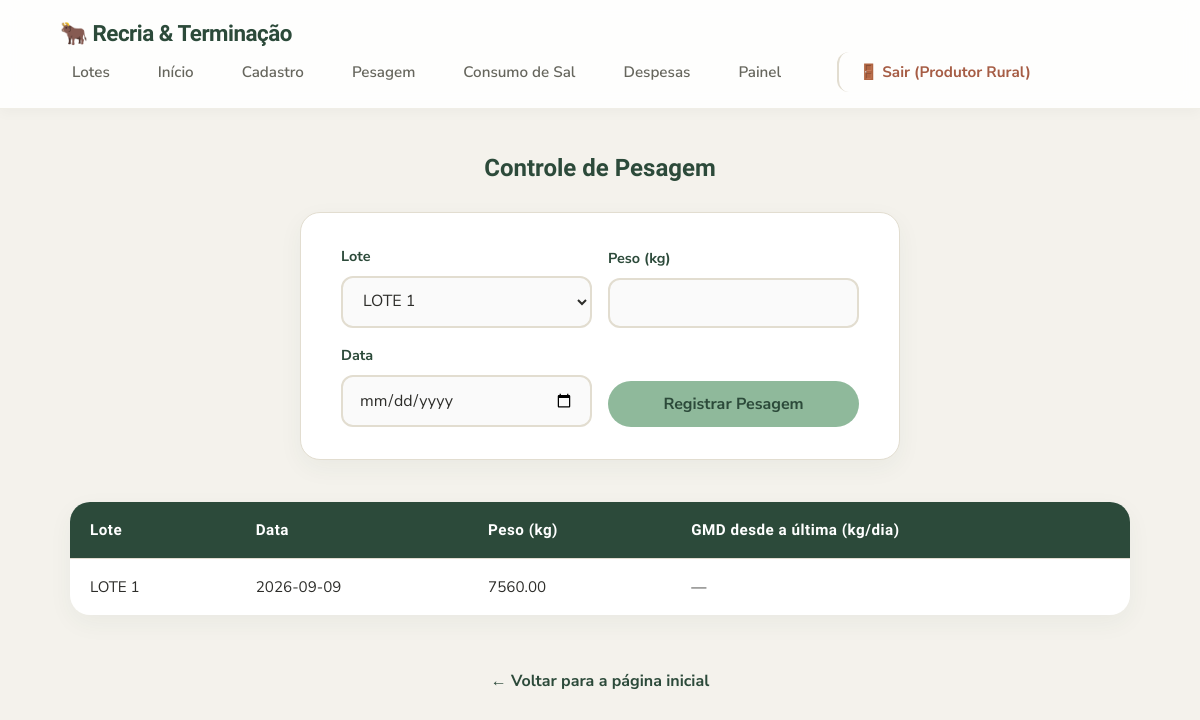
/pesagem (signed in), run on an earlier commit of the app's database.
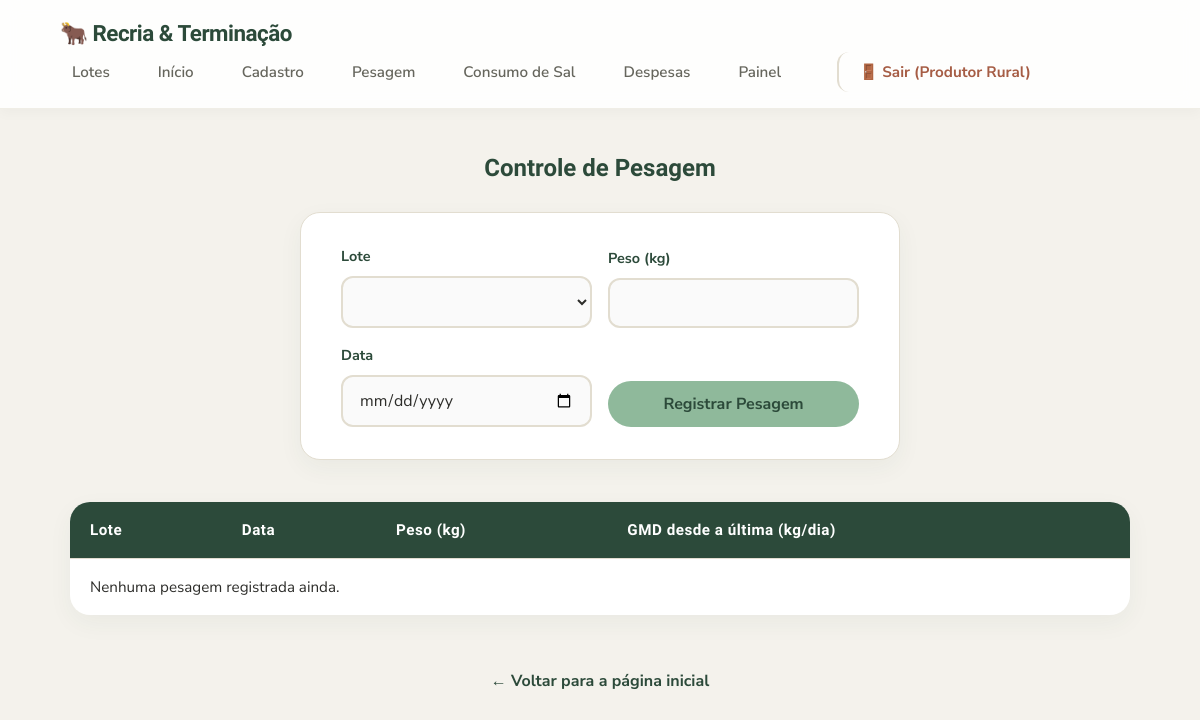
And on a later commit of the database.
### tables this page shows
CREATE TABLE pesagens (
                    id INTEGER PRIMARY KEY AUTOINCREMENT,
                    lote_id INTEGER,
                    peso REAL,
                    data TEXT,
                    FOREIGN KEY(lote_id) REFERENCES lotes(id) ON DELETE CASCADE
                );

CREATE TABLE lotes (
                    id INTEGER PRIMARY KEY AUTOINCREMENT,
                    identificacao TEXT NOT NULL,
                    fase_atual TEXT NOT NULL,
                    categoria_animal TEXT,
                    data_inicio TEXT,
                    qtd_cabecas INTEGER,
                    custo_bezerro_unitario REAL,
                    custo_total_compra REAL,
                    valor_venda_total REAL,
                    total_arrobas_vendidas REAL,
                    status TEXT DEFAULT 'Em Andamento'
                );

### app.py (the view, shortened to what this page needs)
@app.route('/pesagem', methods=['GET', 'POST'])
def pesagem():
    conexao = conectar()
    try:
        registros = conexao.execute('''
            SELECT pesagens.*, lotes.identificacao
            FROM pesagens
            JOIN lotes ON pesagens.lote_id = lotes.id
        ''').fetchall()
        lista_lotes = conexao.execute('SELECT * FROM lotes WHERE status = "Em Andamento"').fetchall()
    finally:
        conexao.close()
    registros_ordenados = sorted(registros, key=lambda r: r['data'])
    lista_pesagens = []
    anterior_por_lote = {}
    for r in registros_ordenados:
        anterior = anterior_por_lote.get(r['lote_id'])
        gmd = None
        if anterior is not None:
            data_atual = datetime.strptime(r['data'], '%Y-%m-%d')
            data_anterior = datetime.strptime(anterior['data'], '%Y-%m-%d')
            dias = (data_atual - data_anterior).days
            if dias > 0:
                gmd = (r['peso'] - anterior['peso']) / dias
        lista_pesagens.append({
            'identificacao': r['identificacao'],
            'data': r['data'],
            'peso': r['peso'],
            'gmd': gmd
        })
        anterior_por_lote[r['lote_id']] = r
    lista_pesagens.reverse()
    return render_template('pesagem.html', pesagens=lista_pesagens, lotes=lista_lotes)

### app.py (called while the page is built)
@app.before_request
def verificar_login():
    rotas_livres = ['login', 'static']
    if request.endpoint not in rotas_livres and 'usuario_id' not in session:
        return redirect(url_for('login'))

### config_banco.py (called while the page is built)
def conectar():
    conexao = sqlite3.connect('dados.db')
    conexao.row_factory = sqlite3.Row
    conexao.execute('PRAGMA foreign_keys = ON;')
    return conexao

### templates/pesagem.html (shortened to what this page needs)
{% extends "base.html" %}
{% block conteudo %}
<h2>Controle de Pesagem</h2>
<form action="{{ url_for('pesagem') }}" method="POST" class="form-caixa form-linha">
    <div class="campo">
        <label for="lote_id">Lote</label>
        <select name="lote_id" id="lote_id" required>
            {% for lote in lotes %}
            <option value="{{ lote.id }}">{{ lote.identificacao }}</option>
            {% endfor %}
        </select>
    </div>
    <div class="campo">
        <label for="peso">Peso (kg)</label>
        <input type="number" name="peso" id="peso" step="0.01" min="0" required>
    </div>
    <div class="campo">
        <label for="data">Data</label>
        <input type="date" name="data" id="data" required>
    </div>
    <button type="submit">Registrar Pesagem</button>
</form>
<table>
    <thead>
        <tr>
            <th>Lote</th>
            <th>Data</th>
            <th>Peso (kg)</th>
            <th>GMD desde a última (kg/dia)</th>
        </tr>
    </thead>
    <tbody>
        {% for p in pesagens %}
        <tr>
            <td>{{ p.identificacao }}</td>
            <td>{{ p.data }}</td>
            <td>{{ "%.2f"|format(p.peso) }}</td>
            <td>
                {% if p.gmd is not none %}
                    {{ "%.3f"|format(p.gmd) }}
                    {% if p.gmd >= 0.8 %}✔{% else %}⚠{% endif %}
                {% else %}
                    —
                {% endif %}
            </td>
        </tr>
        {% else %}
        <tr>
            <td colspan="4">Nenhuma pesagem registrada ainda.</td>
        </tr>
        {% endfor %}
    </tbody>
</table>
<a class="voltar" href="{{ url_for('index') }}">← Voltar para a página inicial</a>
{% endblock %}

What changed in the data, as far as the page shows it:
removed pesagens: identificacao "LOTE 1", data "2026-09-09", peso "7560.00"
Also different on the page:
form field lote_id: "LOTE 1" → (not shown)
text now shown: "Nenhuma pesagem registrada ainda."
